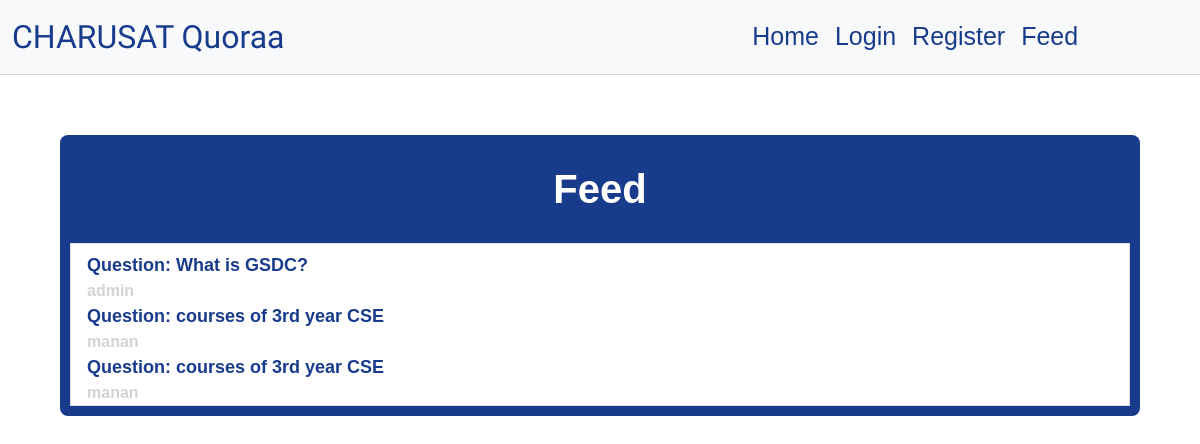
The app's page /feed with its own data.
### main/models.py (models this page shows, shortened)
class Question(models.Model):
    author = models.ForeignKey(User, null=False, on_delete=models.CASCADE)
    title = models.CharField(max_length=200, null=False)
    body = models.TextField(null=False)
    created_at = models.DateTimeField(auto_now_add=True)
    updated_at = models.DateTimeField(auto_now=True)

### main/views.py (the view)
# urls.py: path('feed', views.homePage, name='feed'),
def homePage(request):
    questions = Question.objects.all().order_by('-created_at')
    context = {
        'questions': questions
    }
    return render(request, 'homepage.html', context)

### main/templates/homepage.html
{% extends 'layouts/page.html' %}
{% block content %}
<h1 class="title" style="text-align: center; color:white">Feed</h1>
<div class="bg-white border-gray mt-4">
  <div class="post-body pt-2 ps-3">
    <div class="post-title fw-bold">
      {% for question in questions %}
        <a class="text-decoration-none text-black" href="{% url 'question' question.id %}">
          <p class="question-list-item-title" style="color: #183b8c;">
           Question: {{question.title}}
          </p>
          <p class="question-list-item-author" >
            {{question.author.username}}
          </p>
        </a>
    {% endfor %}
  </div>
  </div>
</div>
{% endblock %}

### main/static/css/styles.css (style rules this page uses)
html, body { font-family: sans-serif; }
a { text-decoration: none; }
.title { margin: 20px auto 30px auto; font-weight: 900; }
.question-list-item-title { color:white; font-size: 18px; font-weight: 900; margin: 0 }
.question-list-item-author { color: lightgray; margin: 0; }

### main/static/css/main.css (style rules this page uses)
:root { --main-color: #183b8c; --main-color-darker: #941e1a; --white: #ffffff; --dropdown-radius: 50px; }
a { color: #183b8c; }
.border-gray { border-style: solid; border-color: rgb(221, 221, 221); border-width: 1px; }

### main/static/css/style.css (style rules this page uses)
* { margin: 0; padding: 0; box-sizing: border-box; font-family: 'Poppins',sans-serif; }

### records on screen
Question: title "What is GSDC?", author.username "admin"
Question: title "courses of 3rd year CSE", author.username "manan"
Question: title "courses of 3rd year CSE", author.username "manan"
